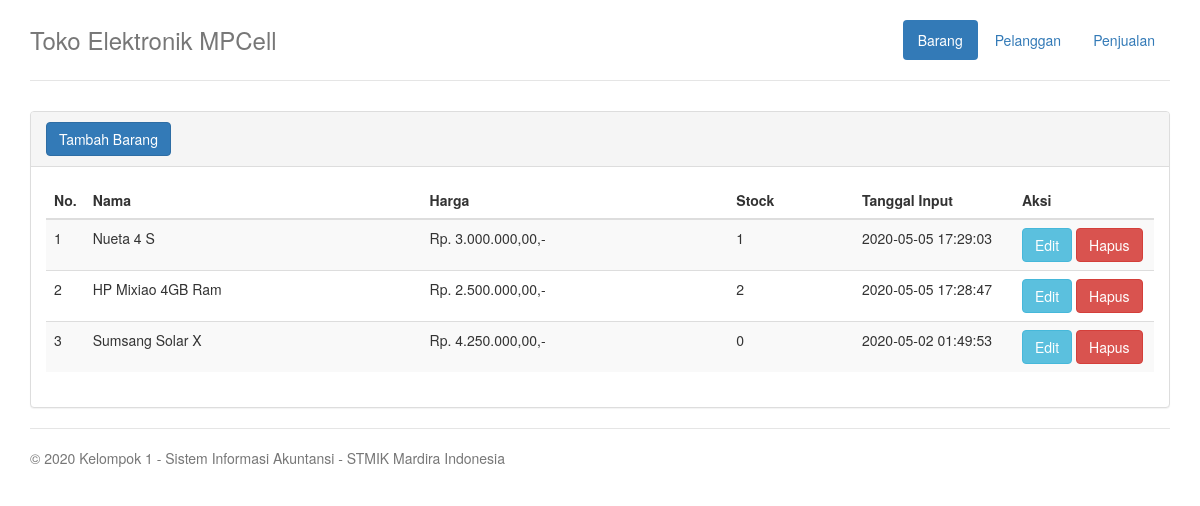
The page / on the database its author committed.
### tables this page shows
CREATE TABLE `barang` (
  `id` int(11) NOT NULL,
  `nama` varchar(150) NOT NULL,
  `harga` double NOT NULL,
  `stock` int(11) NOT NULL DEFAULT 0,
  `tanggal_input` timestamp NULL DEFAULT current_timestamp()
);

### application/controllers/Barang.php (called while the page is built, shortened)
<?php
class Barang extends MY_Controller
{
    public function __construct()
    {
        $this->load->model('barang_model');
    }
    public function index()
    {
        $data['list_barang'] = $this->barang_model->listBarang();
        $data['view'] = 'barang/index';
        $data['title'] = 'Barang';
        $this->load->view('layout', $data);
    }
}

### index.php (called while the page is built, shortened)
<?php
require_once BASEPATH.'core/CodeIgniter.php';

### application/models/Barang_model.php (called while the page is built, shortened)
<?php
class Barang_model extends CI_Model
{
    public function listBarang($where = array(), $where_like = array(), $orderBy = array())
    {
        $this->db->from('barang');
        $this->db->order_by("tanggal_input", "DESC");
        $query = $this->db->get();
        return $query->result();
    }
}

### application/helpers/my_helper.php (called while the page is built)
<?php
if (!function_exists('format_rp')) {
    function format_rp($value, $symbol = true)
    {
        $format = number_format($value, 2, ',', '.');
        return ($symbol) ? "Rp. " . $format . ',-' : $format;
    }
}

### application/views/barang/index.php (the view)
<div class="row">
    <div class="col-md-12">
        <div class="panel panel-default">
            <div class="panel-heading">
                <a href="<?php echo site_url('barang/tambah'); ?>" class="btn btn-primary">Tambah Barang</a>
            </div>
            <div class="panel-body">
                <table class="table table-striped table-hover">
                    <thead>
                        <tr>
                            <th style="width: 10px;">No.</th>
                            <th>Nama</th>
                            <th>Harga</th>
                            <th>Stock</th>
                            <th style="width: 160px;">Tanggal Input</th>
                            <th style="width: 140px;">Aksi</th>
                        </tr>
                    </thead>
                    <tbody>
                        <?php if (!empty($list_barang)) { ?>
                            <?php $no = 0; foreach($list_barang as $barang) { ?>
                                <tr>
                                    <td><?php echo $no += 1; ?></td>
                                    <td><?php echo $barang->nama; ?></td>
                                    <td><?php echo format_rp($barang->harga); ?></td>
                                    <td><?php echo $barang->stock; ?></td>
                                    <td><?php echo $barang->tanggal_input; ?></td>
                                    <td>
                                        <a href="<?php echo site_url("barang/edit/" . $barang->id) ?>" class="btn btn-info">Edit</a>
                                        <a href="<?php echo site_url("barang/delete/" . $barang->id)?>" class="btn btn-danger">Hapus</a>
                                    </td>
                                </tr>
                            <?php } ?>
                        <?php } else { ?>
                            <tr>
                                <td colspan="9" class="text-center">Tidak ada data Barang</td>
                            </tr>
                        <?php } ?>
                    </tbody>
                </table>
            </div>
        </div>
    </div>
</div>

### assets/css/jumbotron-narrow.css (style rules this page uses)
body { padding-top: 20px; padding-bottom: 20px; }

### rows shown on the page
barang: no "1", nama "Nueta 4 S", harga "Rp. 3.000.000,00,-", stock "1", tanggal_input "2020-05-05 17:29:03"
barang: no "2", nama "HP Mixiao 4GB Ram", harga "Rp. 2.500.000,00,-", stock "2", tanggal_input "2020-05-05 17:28:47"
barang: no "3", nama "Sumsang Solar X", harga "Rp. 4.250.000,00,-", stock "0", tanggal_input "2020-05-02 01:49:53"

### other values the page prints
APP_NAME "Toko Elektronik MPCell"
APP_AUTHOR "Kelompok 1 - Sistem Informasi Akuntansi - STMIK Mardira Indonesia"
